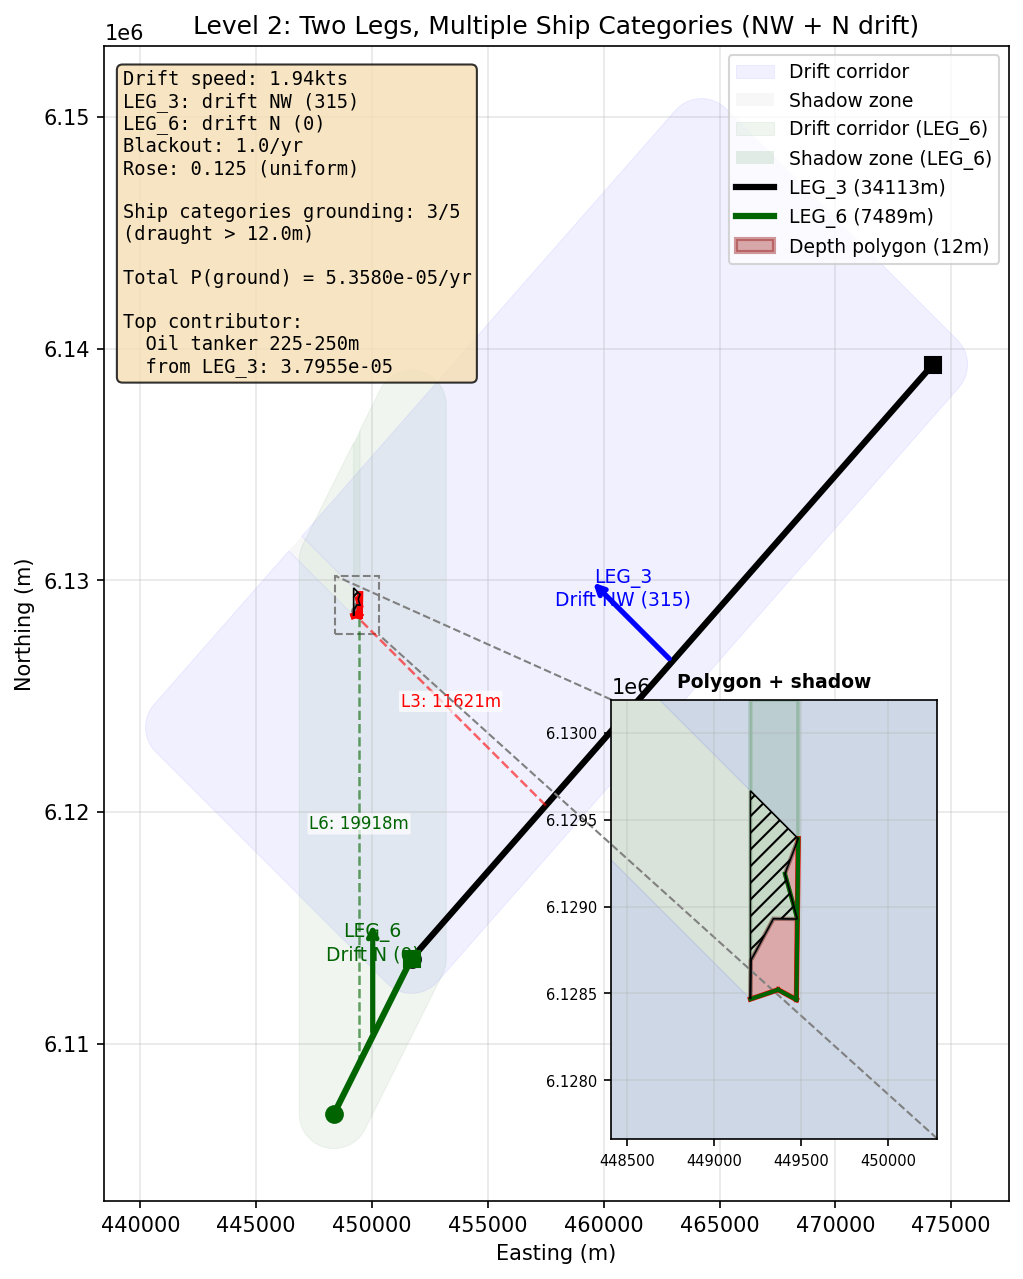

Here is the Python script that generated this plot:
"""
Level 2: Drifting Grounding - Two Legs, Multiple Ship Categories
================================================================

Building on Level 1, this example adds:
    - A second traffic leg (Leg 6) that also has ships drifting toward the polygon
    - Multiple ship categories with different draughts and frequencies

Only ships with draught > polygon_depth are grounding hazards.
The calculation is the same formula per (leg, ship, direction) then summed.

From Level 2 onward, we always use start_from='leg_center' (distance from leg LINE).
"""

import sys
import os
sys.path.insert(0, os.path.abspath(os.path.join(os.path.dirname(__file__), '..', '..')))

import numpy as np
import matplotlib.pyplot as plt
from matplotlib.lines import Line2D
from shapely.geometry import LineString, Polygon, Point
from scipy import stats
import pyproj

from drifting.engine import (
    LegState, ShipState, DriftConfig,
    compass_to_math_deg,
    directional_distance_to_point_from_offset_leg,
    corridor_width_m,
    build_directional_corridor,
    edge_average_distance_m,
)
from compute.basic_equations import get_not_repaired
from geometries.analytical_probability import (
    compute_probability_analytical,
    _extract_polygon_rings,
)


# =============================================================================
# 1. GEOMETRY SETUP
# =============================================================================

# Coordinate transformation: WGS84 -> UTM 33N
proj_wgs84 = pyproj.CRS("EPSG:4326")
proj_utm = pyproj.CRS("EPSG:32633")
transformer = pyproj.Transformer.from_crs(proj_wgs84, proj_utm, always_xy=True)

def to_utm(lon, lat):
    return transformer.transform(lon, lat)

# Leg 3: WP_2_End_Point (55.16728, 14.24187) -> WP_3_End_Point (55.39937, 14.59271)
# Bearing ~41 deg NE, length ~34 km
leg3_start = to_utm(14.24187, 55.16728)
leg3_end = to_utm(14.59271, 55.39937)
leg3_line = LineString([leg3_start, leg3_end])

# Leg 6: WP_5_End_Point (55.10675, 14.19053) -> WP_2_End_Point (55.16728, 14.24187)
# Bearing ~41 deg NE, length ~7.5 km
leg6_start = to_utm(14.19053, 55.10675)
leg6_end = to_utm(14.24187, 55.16728)
leg6_line = LineString([leg6_start, leg6_end])

# Depth polygon BD5A4C46 (depth=12m) -- more natural shape with 8 vertices
poly_vertices_lonlat = [
    (14.20417, 55.30833),
    (14.20300, 55.30650),
    (14.20417, 55.30417),
    (14.20200, 55.30417),
    (14.20000, 55.30200),
    (14.20000, 55.30000),
    (14.20250, 55.30050),
    (14.20417, 55.30000),
    (14.20417, 55.30833),
]
poly_utm_coords = [to_utm(lon, lat) for lon, lat in poly_vertices_lonlat]
depth_polygon = Polygon(poly_utm_coords)

print("=" * 80)
print("LEVEL 2: Two Legs, Multiple Ship Categories")
print("=" * 80)
print()
print("GEOMETRY:")
print(f"  Leg 3: length={leg3_line.length:.0f}m, bearing ~41 deg NE")
print(f"  Leg 6: length={leg6_line.length:.0f}m, bearing ~41 deg NE")
print(f"  Polygon BD5A4C46: depth=12m")
print()

# =============================================================================
# 2. SHIP CATEGORIES
# =============================================================================

# Multiple ship categories with different draughts
# Only ships with draught > 12m can ground on this polygon
ship_categories = [
    {'name': 'Oil tanker 225-250m',      'draught': 14.27, 'speed_kts': 12.5, 'freq_leg3': 610, 'freq_leg6': 50},
    {'name': 'General cargo 225-250m',   'draught': 11.82, 'speed_kts': 13.0, 'freq_leg3': 450, 'freq_leg6': 40},
    {'name': 'Bulk carrier 250-275m',    'draught': 16.53, 'speed_kts': 13.5, 'freq_leg3': 180, 'freq_leg6': 15},
    {'name': 'Container 275-300m',       'draught': 13.50, 'speed_kts': 18.0, 'freq_leg3': 95,  'freq_leg6': 8},
    {'name': 'Passenger 100-125m',       'draught': 5.80,  'speed_kts': 16.0, 'freq_leg3': 320, 'freq_leg6': 280},
]

polygon_depth = 12.0  # meters

print("SHIP CATEGORIES:")
print(f"  {'Name':<30} {'Draught':>8} {'Grounds?':>8} {'Freq L3':>8} {'Freq L6':>8}")
print(f"  {'-'*30} {'-------':>8} {'-------':>8} {'-------':>8} {'-------':>8}")
for s in ship_categories:
    grounds = 'YES' if s['draught'] > polygon_depth else 'no'
    print(f"  {s['name']:<30} {s['draught']:>7.2f}m {grounds:>8} {s['freq_leg3']:>8} {s['freq_leg6']:>8}")
print()
print(f"  Only ships with draught > {polygon_depth}m can ground on this polygon.")
print(f"  Categories that ground: {sum(1 for s in ship_categories if s['draught'] > polygon_depth)}/5")
print()

# =============================================================================
# 3. DRIFT PARAMETERS
# =============================================================================

drift_speed_kts = 1.94
drift_speed_ms = drift_speed_kts * 1852 / 3600
blackout_rate = 1.0  # per year
blackout_per_hour = blackout_rate / (365.25 * 24)
rose_prob = 1.0 / 8.0

# Different drift directions per leg:
#   LEG_3: NW (315) -- polygon is NW of Leg 3
#   LEG_6: N  (0)   -- polygon is roughly N of Leg 6
drift_directions = {'LEG_3': 315, 'LEG_6': 0}

repair_data = {
    'use_lognormal': 1,
    'std': 1.0,
    'loc': 0.0,
    'scale': 1.0,
}

lateral_sigma = 500.0
reach_distance = 50000.0

cfg = DriftConfig(
    reach_distance_m=reach_distance,
    corridor_sigma_multiplier=3.0,
    use_leg_offset_for_distance=False,
)

# =============================================================================
# 4. COMPUTE PER-LEG PROBABILITY HOLES
# =============================================================================

legs = [
    {'name': 'LEG_3', 'line': leg3_line, 'start': leg3_start, 'end': leg3_end},
    {'name': 'LEG_6', 'line': leg6_line, 'start': leg6_start, 'end': leg6_end},
]

polygon_rings = _extract_polygon_rings(depth_polygon)

print("PROBABILITY HOLES (fraction of lateral distribution hitting polygon):")
print("-" * 80)

for leg_info in legs:
    line = leg_info['line']
    leg_coords = np.array(line.coords)
    leg_start_np = leg_coords[0]
    leg_end_np = leg_coords[-1]
    leg_vec = leg_end_np - leg_start_np
    leg_len = line.length
    leg_dir = leg_vec / leg_len
    perp_dir = np.array([-leg_dir[1], leg_dir[0]])

    dd = drift_directions[leg_info['name']]
    leg_info['drift_direction'] = dd
    math_deg = compass_to_math_deg(dd)
    angle_rad = np.radians(math_deg)
    drift_vec = np.array([np.cos(angle_rad), np.sin(angle_rad)])

    lateral_dist = stats.norm(0, lateral_sigma)
    lateral_range = 5.0 * lateral_sigma

    hole = compute_probability_analytical(
        leg_start=leg_start_np,
        leg_vec=leg_vec,
        perp_dir=perp_dir,
        drift_vec=drift_vec,
        distance=reach_distance,
        lateral_range=lateral_range,
        polygon_rings=polygon_rings,
        dists=[lateral_dist],
        weights=np.array([1.0]),
        n_slices=200,
    )
    leg_info['hole_pct'] = hole
    dir_label = 'NW' if dd == 315 else 'N'
    print(f"  {leg_info['name']} (drift {dir_label}/{dd}): hole_pct = {hole:.6e} (length={leg_len:.0f}m)")

print()

# =============================================================================
# 5. COMPUTE EDGE DISTANCES PER LEG
# =============================================================================

edges = list(zip(poly_utm_coords[:-1], poly_utm_coords[1:]))

print("EDGE DISTANCES (from leg LINE in respective drift directions):")
print("-" * 80)

for leg_info in legs:
    dd = leg_info['drift_direction']
    leg_state = LegState(
        leg_id=leg_info['name'],
        line=leg_info['line'],
        mean_offset_m=0.0,
        lateral_sigma_m=lateral_sigma,
    )
    leg_info['leg_state'] = leg_state

    # Get edge distances using the leg's drift direction
    corridor = build_directional_corridor(leg_state, dd, cfg)
    leg_info['corridor'] = corridor

    # Compute drift vector for front-facing filter
    math_deg = compass_to_math_deg(dd)
    drift_ux = np.cos(np.radians(math_deg))
    drift_uy = np.sin(np.radians(math_deg))

    edge_data = []
    for i, (p1, p2) in enumerate(edges):
        d_avg = edge_average_distance_m(
            leg_state, dd, (p1, p2), use_leg_offset=False
        )
        edge_line = LineString([p1, p2])
        in_corridor = corridor.intersects(edge_line)
        # Front-facing: outward normal opposes drift direction (CCW polygon)
        ex, ey = p2[0] - p1[0], p2[1] - p1[1]
        nx, ny = ey, -ex
        faces_drift = (nx * drift_ux + ny * drift_uy) < 0
        edge_data.append({
            'idx': i, 'p1': p1, 'p2': p2, 'dist': d_avg,
            'in_corridor': in_corridor, 'faces_drift': faces_drift,
            'length': edge_line.length,
        })

    valid_edges = [e for e in edge_data
                   if e['in_corridor'] and e['faces_drift'] and e['dist'] is not None]
    shadowed_edges = [e for e in edge_data
                      if e['in_corridor'] and not e['faces_drift'] and e['dist'] is not None]
    leg_info['edge_data'] = edge_data
    leg_info['valid_edges'] = valid_edges
    leg_info['shadowed_edges'] = shadowed_edges
    leg_info['drift_ux'] = drift_ux
    leg_info['drift_uy'] = drift_uy

    # Store simple edge_dists for backward compat
    edge_dists = [e['dist'] for e in edge_data]
    leg_info['edge_dists'] = edge_dists
    dir_label = 'NW' if dd == 315 else 'N'
    print(f"  {leg_info['name']} (drift {dir_label}/{dd}):")
    for e in edge_data:
        status = ''
        if not e['in_corridor']:
            status = ' [outside corridor]'
        elif not e['faces_drift']:
            status = ' [shadowed]'
        d_str = f"{e['dist']:.0f}m" if e['dist'] is not None else "N/A"
        print(f"    Edge {e['idx']}: {d_str}, faces_drift={e['faces_drift']}{status}")
    print(f"    Front-facing: {len(valid_edges)} edges, shadowed: {len(shadowed_edges)} edges")
    print()

# =============================================================================
# 6. PER-CATEGORY, PER-LEG GROUNDING CALCULATION
# =============================================================================

print("GROUNDING PROBABILITY PER (LEG, SHIP CATEGORY):")
print("=" * 80)
print()
print("Formula: P = (L/(V*1852)) * freq * lambda_bo * rose * hole_edge * P_NR(d)")
print()

results = []
total_grounding = 0.0

for leg_info in legs:
    line = leg_info['line']
    hole_pct = leg_info['hole_pct']
    valid_edges = leg_info['valid_edges']

    # Distribute hole across front-facing edges (proportional to edge length)
    valid_edge_data = []
    total_len = sum(e['length'] for e in valid_edges)
    for e in valid_edges:
        edge_hole = hole_pct * (e['length'] / total_len) if total_len > 0 else 0
        valid_edge_data.append({**e, 'edge_hole': edge_hole})

    leg_info['valid_edge_data'] = valid_edge_data

    print(f"  {leg_info['name']} (length={line.length:.0f}m, hole={hole_pct:.4e}):")
    print(f"  {'Ship category':<30} {'Draught':>7} {'Freq':>5} {'Base':>10} "
          f"{'P_ground':>12} {'Note':>10}")
    print(f"  {'-'*30} {'-'*7} {'-'*5} {'-'*10} {'-'*12} {'-'*10}")

    for ship in ship_categories:
        freq = ship['freq_leg3'] if 'LEG_3' in leg_info['name'] else ship['freq_leg6']

        if ship['draught'] <= polygon_depth:
            print(f"  {ship['name']:<30} {ship['draught']:>6.2f}m {freq:>5} "
                  f"{'---':>10} {'---':>12} {'skip':>10}")
            continue

        hours_present = (line.length / (ship['speed_kts'] * 1852)) * freq
        base = hours_present * blackout_per_hour

        # Sum over all valid edges
        ship_total = 0.0
        for e in valid_edge_data:
            p_nr = get_not_repaired(repair_data, drift_speed_ms, e['dist'])
            contrib = base * rose_prob * e['edge_hole'] * p_nr
            ship_total += contrib

        results.append({
            'leg': leg_info['name'],
            'ship': ship['name'],
            'draught': ship['draught'],
            'freq': freq,
            'base': base,
            'p_ground': ship_total,
        })
        total_grounding += ship_total

        print(f"  {ship['name']:<30} {ship['draught']:>6.2f}m {freq:>5} "
              f"{base:>10.4e} {ship_total:>12.4e}")

    print()

print("=" * 80)
print(f"TOTAL GROUNDING (all legs, all ships, direction NW):")
print(f"  P_total = {total_grounding:.6e} events/year")
print()

# Show contribution breakdown
print("CONTRIBUTION BREAKDOWN:")
for r in sorted(results, key=lambda x: x['p_ground'], reverse=True):
    pct = 100 * r['p_ground'] / total_grounding if total_grounding > 0 else 0
    print(f"  {r['leg']} / {r['ship']:<28}: {r['p_ground']:.4e} ({pct:.1f}%)")

# =============================================================================
# 7. GENERATE FIGURE
# =============================================================================

fig, ax = plt.subplots(1, 1, figsize=(14, 10))

# Helper to draw polygon/multipolygon
def _draw_geom(ax_obj, geom, alpha, fc, ec, lw, label=None):
    if geom.is_empty:
        return
    if geom.geom_type == 'Polygon':
        ax_obj.fill(*geom.exterior.xy, alpha=alpha, fc=fc, ec=ec, lw=lw, label=label)
        for interior in geom.interiors:
            ax_obj.fill(*interior.xy, fc='white', ec='darkred', lw=1)
    elif geom.geom_type == 'MultiPolygon':
        first = True
        for g in geom.geoms:
            ax_obj.fill(*g.exterior.xy, alpha=alpha, fc=fc, ec=ec, lw=lw,
                        label=label if first else None)
            for interior in g.interiors:
                ax_obj.fill(*interior.xy, fc='white', ec='darkred', lw=1)
            first = False

# Plot corridors with shadow zones (shortened for readability)
from shapely.affinity import translate as _translate
from shapely.ops import unary_union as _unary_union

shadow_data = {}
for leg_info in legs:
    dd = leg_info['drift_direction']
    dux = leg_info['drift_ux']
    duy = leg_info['drift_uy']
    # Per-leg display corridor: extend to 1.2x the farthest valid edge distance
    leg_max_dist = max((e['dist'] for e in leg_info['valid_edges']), default=10000)
    cfg_disp = DriftConfig(reach_distance_m=1.2 * leg_max_dist, corridor_sigma_multiplier=3.0)
    corridor_display = build_directional_corridor(leg_info['leg_state'], dd, cfg_disp)

    # Build quad-sweep shadow in correct drift direction
    _diag = np.sqrt((corridor_display.bounds[2]-corridor_display.bounds[0])**2 +
                    (corridor_display.bounds[3]-corridor_display.bounds[1])**2)
    _ext = _diag * 2
    _far = _translate(depth_polygon, xoff=dux*_ext, yoff=duy*_ext)
    _oc = list(depth_polygon.exterior.coords)[:-1]
    _fc = list(_far.exterior.coords)[:-1]
    _quads = []
    for _qi in range(len(_oc)):
        _qj = (_qi + 1) % len(_oc)
        _q = Polygon([_oc[_qi], _oc[_qj], _fc[_qj], _fc[_qi]])
        if _q.is_valid and _q.area > 0:
            _quads.append(_q)
    shadow_poly = _unary_union([depth_polygon, _far] + _quads)

    corridor_with_hole = corridor_display.difference(shadow_poly)
    shadow_visible = corridor_display.intersection(shadow_poly).difference(depth_polygon)

    shadow_data[leg_info['name']] = {
        'corridor_display': corridor_display,
        'corridor_with_hole': corridor_with_hole,
        'shadow_visible': shadow_visible,
    }

    # Draw corridor for both legs, blue for LEG_3, darkgreen for LEG_6
    if leg_info['name'] == 'LEG_3':
        _draw_geom(ax, corridor_with_hole, 0.06, 'blue', 'blue', 0.5, 'Drift corridor')
        _draw_geom(ax, shadow_visible, 0.06, 'gray', 'none', 0, 'Shadow zone')
    else:
        _draw_geom(ax, corridor_with_hole, 0.06, 'darkgreen', 'darkgreen', 0.5, 'Drift corridor (LEG_6)')
        _draw_geom(ax, shadow_visible, 0.10, 'darkgreen', 'none', 0, 'Shadow zone (LEG_6)')

# Overlay hatch where both shadows overlap in main image
if not shadow_data['LEG_3']['shadow_visible'].is_empty and not shadow_data['LEG_6']['shadow_visible'].is_empty:
    overlap = shadow_data['LEG_3']['shadow_visible'].intersection(shadow_data['LEG_6']['shadow_visible'])
    if not overlap.is_empty:
        from matplotlib.patches import PathPatch
        import matplotlib as mpl
        if overlap.geom_type == 'Polygon':
            patch = PathPatch(mpl.path.Path(list(overlap.exterior.coords)),
                              facecolor='none', edgecolor='black', lw=0.8,
                              hatch='///', zorder=10)
            ax.add_patch(patch)
        elif overlap.geom_type == 'MultiPolygon':
            for g in overlap.geoms:
                patch = PathPatch(mpl.path.Path(list(g.exterior.coords)),
                                  facecolor='none', edgecolor='black', lw=0.8,
                                  hatch='///', zorder=10)
                ax.add_patch(patch)

# Plot legs
colors_legs = ['black', 'darkgreen']
for i, leg_info in enumerate(legs):
    line = leg_info['line']
    ax.plot(*line.xy, color=colors_legs[i], linewidth=3, label=f"{leg_info['name']} ({line.length:.0f}m)")
    # Mark endpoints
    coords = list(line.coords)
    ax.plot(coords[0][0], coords[0][1], 'o', color=colors_legs[i], markersize=8)
    ax.plot(coords[-1][0], coords[-1][1], 's', color=colors_legs[i], markersize=8)

# Plot polygon
poly_x = [c[0] for c in poly_utm_coords]
poly_y = [c[1] for c in poly_utm_coords]
ax.fill(poly_x, poly_y, alpha=0.4, fc='brown', ec='darkred', lw=2,
        label=f'Depth polygon (12m)')

# Draw drift direction arrows (one per leg)
drift_colors = {'LEG_3': 'blue', 'LEG_6': 'darkgreen'}
for leg_info in legs:
    dd = leg_info['drift_direction']
    center = leg_info['line'].centroid
    math_rad = np.radians(compass_to_math_deg(dd))
    arrow_len = 5000
    dx, dy = arrow_len * np.cos(math_rad), arrow_len * np.sin(math_rad)
    c = drift_colors[leg_info['name']]
    ax.annotate('', xy=(center.x + dx, center.y + dy), xytext=(center.x, center.y),
                arrowprops=dict(arrowstyle='->', color=c, lw=2.5))
    dir_label = 'NW' if dd == 315 else 'N'
    ax.text(center.x + dx * 0.6, center.y + dy * 0.6 + 300,
            f'{leg_info["name"]}\nDrift {dir_label} ({dd})', color=c, fontsize=9, ha='center')

# Distance annotations for Leg 3 (main contributor) -- one front-facing edge
math_rad_leg3 = np.radians(compass_to_math_deg(drift_directions['LEG_3']))
leg3_valid = legs[0]['valid_edge_data']
if leg3_valid:
    e = leg3_valid[0]
    mid = ((e['p1'][0]+e['p2'][0])/2, (e['p1'][1]+e['p2'][1])/2)
    back_x = mid[0] - e['dist'] * np.cos(math_rad_leg3)
    back_y = mid[1] - e['dist'] * np.sin(math_rad_leg3)
    ax.plot([back_x, mid[0]], [back_y, mid[1]], 'r--', lw=1.2, alpha=0.6)
    label_x = (back_x + mid[0]) / 2
    label_y = (back_y + mid[1]) / 2
    ax.text(label_x, label_y, f'L3: {e["dist"]:.0f}m', fontsize=8, color='red',
            ha='center', va='bottom',
            bbox=dict(boxstyle='round,pad=0.1', fc='white', alpha=0.7, ec='none'))

# Distance annotation for Leg 6 -- one front-facing edge
math_rad_leg6 = np.radians(compass_to_math_deg(drift_directions['LEG_6']))
leg6_valid = legs[1]['valid_edge_data']
if leg6_valid:
    e = leg6_valid[0]
    mid = ((e['p1'][0]+e['p2'][0])/2, (e['p1'][1]+e['p2'][1])/2)
    back_x = mid[0] - e['dist'] * np.cos(math_rad_leg6)
    back_y = mid[1] - e['dist'] * np.sin(math_rad_leg6)
    ax.plot([back_x, mid[0]], [back_y, mid[1]], '--', color='darkgreen', lw=1.2, alpha=0.6)
    label_x = (back_x + mid[0]) / 2
    label_y = (back_y + mid[1]) / 2
    ax.text(label_x, label_y, f'L6: {e["dist"]:.0f}m', fontsize=8, color='darkgreen',
            ha='center', va='bottom',
            bbox=dict(boxstyle='round,pad=0.1', fc='white', alpha=0.7, ec='none'))

# Highlight front-facing edges, show shadowed in gray
for leg_info in legs:
    for e in leg_info['valid_edges']:
        ax.plot([e['p1'][0], e['p2'][0]], [e['p1'][1], e['p2'][1]],
                'r-', linewidth=3, zorder=7)
    for e in leg_info['shadowed_edges']:
        ax.plot([e['p1'][0], e['p2'][0]], [e['p1'][1], e['p2'][1]],
                '-', color='gray', linewidth=2, zorder=6, alpha=0.5)

# Summary text box
textstr = (
    f"Drift speed: {drift_speed_kts}kts\n"
    f"LEG_3: drift NW (315)\n"
    f"LEG_6: drift N (0)\n"
    f"Blackout: {blackout_rate}/yr\n"
    f"Rose: {rose_prob} (uniform)\n"
    f"\nShip categories grounding: 3/5\n"
    f"(draught > {polygon_depth}m)\n"
    f"\nTotal P(ground) = {total_grounding:.4e}/yr\n"
    f"\nTop contributor:\n"
    f"  {results[0]['ship']}\n"
    f"  from {results[0]['leg']}: {results[0]['p_ground']:.4e}"
)
props = dict(boxstyle='round', facecolor='wheat', alpha=0.8)
ax.text(0.02, 0.98, textstr, transform=ax.transAxes, fontsize=9,
        verticalalignment='top', bbox=props, family='monospace')

ax.set_xlabel('Easting (m)', fontsize=10)
ax.set_ylabel('Northing (m)', fontsize=10)
ax.set_title('Level 2: Two Legs, Multiple Ship Categories (NW + N drift)', fontsize=12)
ax.legend(loc='upper right', fontsize=9)
ax.set_aspect('equal')
ax.grid(True, alpha=0.3)

# Zoomed inset on the grounding polygon

from mpl_toolkits.axes_grid1.inset_locator import inset_axes, mark_inset
from shapely.geometry import box as shapely_box
# Enlarge and move the inset further down
ax_zoom = inset_axes(ax, width="38%", height="38%", loc='lower right',
                     borderpad=3)
pad = 800
zoom_box = shapely_box(min(poly_x)-pad, min(poly_y)-pad, max(poly_x)+pad, max(poly_y)+pad)

# --- LEG_3 (main contributor) ---
sd3 = shadow_data['LEG_3']
shadow_clip3 = sd3['shadow_visible'].intersection(zoom_box) if not sd3['shadow_visible'].is_empty else Polygon()
_draw_geom(ax_zoom, shadow_clip3, 0.10, 'gray', 'none', 0)
corr_clip3 = sd3['corridor_with_hole'].intersection(zoom_box)
_draw_geom(ax_zoom, corr_clip3, 0.10, 'blue', 'blue', 0.5)

# --- LEG_6 (now also shown in inset) ---
sd6 = shadow_data['LEG_6']
shadow_clip6 = sd6['shadow_visible'].intersection(zoom_box) if not sd6['shadow_visible'].is_empty else Polygon()
if not shadow_clip6.is_empty:
    # Draw LEG_6 shadow in the same color as main image (darkgreen, semi-transparent)
    _draw_geom(ax_zoom, shadow_clip6, 0.18, 'darkgreen', 'darkgreen', 2.0)

# If both LEG_3 and LEG_6 shadows overlap, overlay a hatch or darker color
from shapely.ops import unary_union
if not shadow_clip3.is_empty and not shadow_clip6.is_empty:
    overlap = shadow_clip3.intersection(shadow_clip6)
    if not overlap.is_empty:
        # Overlay with black hatching to indicate blocked from both directions
        from matplotlib.patches import PathPatch
        import matplotlib as mpl
        if overlap.geom_type == 'Polygon':
            patch = PathPatch(mpl.path.Path(list(overlap.exterior.coords)),
                              facecolor='none', edgecolor='black', lw=0.8,
                              hatch='///', zorder=10)
            ax_zoom.add_patch(patch)
        elif overlap.geom_type == 'MultiPolygon':
            for g in overlap.geoms:
                patch = PathPatch(mpl.path.Path(list(g.exterior.coords)),
                                  facecolor='none', edgecolor='black', lw=0.8,
                                  hatch='///', zorder=10)
                ax_zoom.add_patch(patch)
corr_clip6 = sd6['corridor_with_hole'].intersection(zoom_box)
_draw_geom(ax_zoom, corr_clip6, 0.10, 'darkgreen', 'darkgreen', 0.4)

ax_zoom.fill(poly_x, poly_y, alpha=0.4, fc='brown', ec='darkred', lw=2)
# Front-facing edges in red (LEG_3) and darkgreen (LEG_6), shadowed in gray
for e in legs[0]['valid_edges']:
    ax_zoom.plot([e['p1'][0], e['p2'][0]], [e['p1'][1], e['p2'][1]],
                 'r-', linewidth=2.5, zorder=7)
for e in legs[0]['shadowed_edges']:
    ax_zoom.plot([e['p1'][0], e['p2'][0]], [e['p1'][1], e['p2'][1]],
                 '-', color='gray', linewidth=1.5, zorder=6, alpha=0.5)
for e in legs[1]['valid_edges']:
    ax_zoom.plot([e['p1'][0], e['p2'][0]], [e['p1'][1], e['p2'][1]],
                 '-', color='darkgreen', linewidth=2.0, zorder=7)
for e in legs[1]['shadowed_edges']:
    ax_zoom.plot([e['p1'][0], e['p2'][0]], [e['p1'][1], e['p2'][1]],
                 '-', color='gray', linewidth=1.2, zorder=6, alpha=0.5)
ax_zoom.set_xlim(min(poly_x)-pad, max(poly_x)+pad)
ax_zoom.set_ylim(min(poly_y)-pad, max(poly_y)+pad)
ax_zoom.set_aspect('equal')
ax_zoom.grid(True, alpha=0.3)
ax_zoom.set_title('Polygon + shadow', fontsize=9, fontweight='bold')
ax_zoom.tick_params(labelsize=7)
mark_inset(ax, ax_zoom, loc1=4, loc2=2, fc='none', ec='0.5', lw=1, ls='--')

output_dir = os.path.dirname(__file__)
fig_path = os.path.join(output_dir, 'level_2_two_legs_multi_ships.png')
plt.savefig(fig_path, dpi=150, bbox_inches='tight')
print(f"\nFigure saved: {fig_path}")
plt.close()
